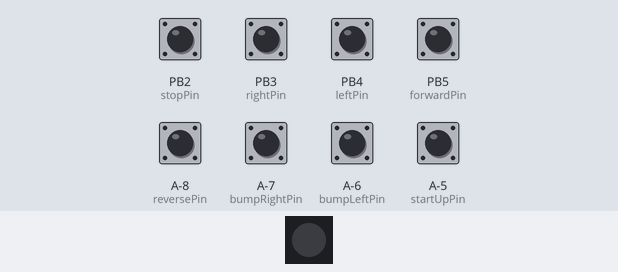
The sketch below on a simulated ATtiny85, built for the host (arithmetic inside an expression is 32-bit, double 64-bit). Parts: 1 RGB LEDs in strip order, left to right. The test bench sets the inputs (shaded band); at power-on: A-5 (startUpPin), A-6 (bumpLeftPin), A-7 (bumpRightPin), A-8 (reversePin), PB2 (stopPin), PB3 (rightPin), PB4 (leftPin), PB5 (forwardPin) HIGH. Dim RGB values are drawn brighter than linear; what the sketch prints to the serial monitor is not drawn.

Above: at 1.2 s.
1.3 s: A-7 (bumpRightPin) pulled LOW for 1 s
At 1.45 s:
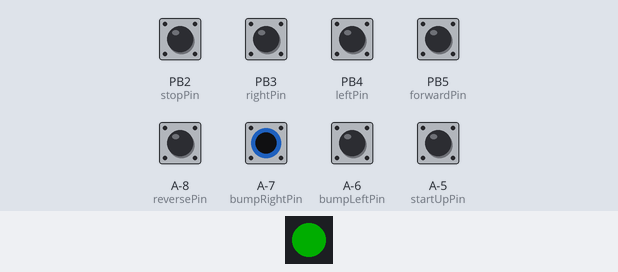
4.3 s: PB2 (stopPin) pulled LOW for 0.15 s
At 5.3 s:
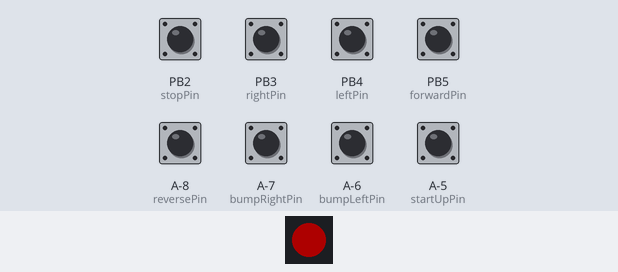
5.9 s: A-6 (bumpLeftPin) pulled LOW for 0.15 s
At 5.97 s:
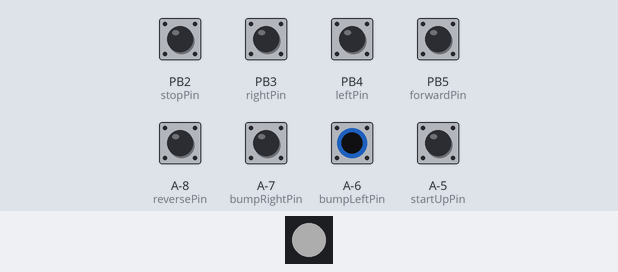
7.5 s: PB2 (stopPin) pulled LOW for 1 s
At 8.9 s:
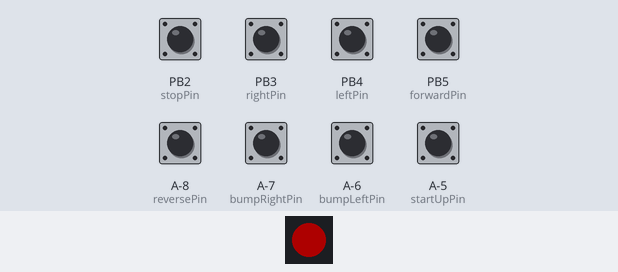
10.0 s: PB5 (forwardPin) pulled LOW for 0.15 s
At 10.9 s:
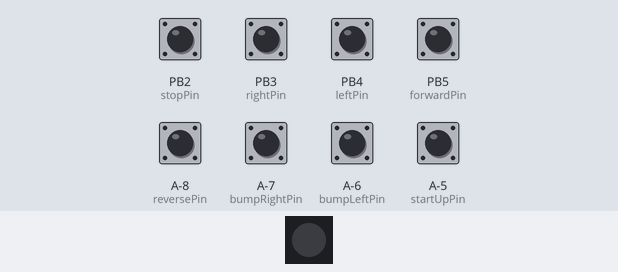
Timing chart, 0 to 12.6 s (numbered marks = the images above; inputs shaded):
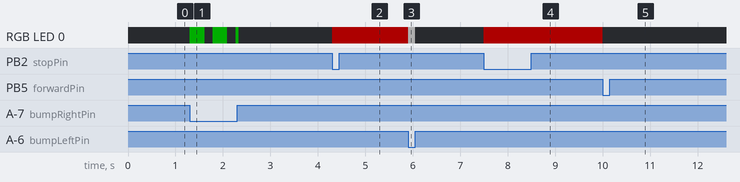

The sketch:

roboBronco_SerialControl.ino
```cpp
#define RX 0
#define TX 1
#define stopPin 2
#define rightPin 3
#define leftPin 4
#define forwardPin 5
#define reversePin 6
#define bumpLeftPin 8
#define bumpRightPin 7
#define startUpPin 9

#include <Adafruit_NeoPixel.h>
#ifdef __AVR__
 #include <avr/power.h> // Required for 16 MHz Adafruit Trinket
#endif

// Which pin on the Arduino is connected to the NeoPixels?
// On a Trinket or Gemma we suggest changing this to 1:
#define LED_PIN    88

// How many NeoPixels are attached to the Arduino?
#define LED_COUNT 1

Adafruit_NeoPixel strip(LED_COUNT, LED_PIN, NEO_GRB + NEO_KHZ800);

void colorWipe(uint32_t color, int wait) {
  for(int i=0; i<strip.numPixels(); i++) { // For each pixel in strip...
    strip.setPixelColor(i, color);         //  Set pixel's color (in RAM)
    strip.show();                          //  Update strip to match
    //delay(wait);                           //  Pause for a moment
  }
}

void stopMoving();
void right(int duration);
void left(int duration);
void forward(int duration);
void reverse(int duration);
void bumpLeft(int duration);
void bumpRight(int duration);
void startUp(int duration);

void setup() {
  #if defined(__AVR_ATtiny85__) && (F_CPU == 16000000)
  clock_prescale_set(clock_div_1);
#endif
  // END of Trinket-specific code.

  strip.begin();           // INITIALIZE NeoPixel strip object (REQUIRED)
  strip.show();            // Turn OFF all pixels ASAP
  strip.setBrightness(50); // Set BRIGHTNESS to about 1/5 (max = 255)
  //Serial.begin(9600);
  Serial1.begin(115200);
  pinMode(stopPin, INPUT_PULLUP);
  pinMode(rightPin, INPUT_PULLUP);
  pinMode(leftPin, INPUT_PULLUP);
  pinMode(forwardPin, INPUT_PULLUP);
  pinMode(reversePin, INPUT_PULLUP);
  pinMode(bumpLeftPin, INPUT_PULLUP);
  pinMode(bumpRightPin, INPUT_PULLUP);
  pinMode(startUpPin, INPUT_PULLUP);

  Serial1.print("^rwd 0_");
  Serial.print("^rwd 0_");
  Serial.print("^rwd 0_");
  delay(10);
}

/*
 * The duration variable in each of the functions is used to specify how long you want to "bumpLeft/right"
 */

void loop() {
  if(digitalRead(stopPin) == LOW){
    stopMoving();
  }

  if(digitalRead(rightPin) == LOW){
    right(0);
  }

  if(digitalRead(leftPin) == LOW){
    left(0);
  }

  if(digitalRead(forwardPin) == LOW){
    forward(0);
  }

  if(digitalRead(reversePin) == LOW){
    reverse(0);
  }

  if(digitalRead(bumpLeftPin) == LOW){
    bumpLeft(0);
  }

  if(digitalRead(bumpRightPin) == LOW){
    bumpRight(0);
  }

  if(digitalRead(startUpPin) == LOW){
    startUp(0);
  }
}

void stopMoving(){
  Serial1.print("!G 1 0_!G 2 0_");
  colorWipe(strip.Color(255,   0,   0), 50); // Red
  //Serial.print("STOP\n");
  delay(10);//needed as minimum for a delay
}

void right(int duration){
  Serial1.print("!G 1 400_!G 2 -500_");
  //Serial.print("RIGHT\n");
  delay(10);//needed as minimum for a delay
}

void left(int duration){
  Serial1.print("!G 1 -400_!G 2 500_");
  //Serial.print("LEFT\n");
  delay(10);//needed as minimum for a delay
}

void forward(int duration){
  Serial1.print("!G 1 470_!G 2 550_");
  colorWipe(strip.Color(0,   0,   0), 50); // Off
  //Serial.print("FORWARD\n");
  delay(10);//needed as minimum for a delay
}

void reverse(int duration){
  //Serial.print("REVERSE\n");
  stopMoving();
  Serial1.print("!G 1 0_!G 2 -600_");
  delay(2);
  Serial1.print("!G 1 -545_!G 2 -600_");
  delay(10);//needed as minimum for a delay
}

void bumpLeft(int duration){
  //Serial.print("bumpLeft\n");
  colorWipe(strip.Color(255,   255,   255), 50); // White
  Serial1.print("!G 1 400_!G 2 700_");
  delay(70);//needed as minimum for a delay
  forward(0);
}

void bumpRight(int duration){
  //Serial.print("bumpRight\n");
  colorWipe(strip.Color(0,   255,   0), 50); // Green
  Serial1.print("!G 1 540_!G 2 390_");
  delay(70);//needed as minimum for a dela
  forward(0);
}

void startUp(int duration){
  //Serial.print("startup\n");
  Serial1.print("!G 1 0_!G 2 600_");
  delay(10);
  Serial1.print("!G 1 500_!G 2 620_");
  delay(10);
  forward(0);
}
```

Measured:
- after the input at 1.3 s, RGB LED 0: goes RGB(0, 50, 0) 0.31 s, off 0.17 s, RGB(0, 50, 0) 0.31 s, off 0.17 s, RGB(0, 50, 0) 0.07 s, then off, starting at once
- after the input at 4.3 s, RGB LED 0: off → RGB(50, 0, 0) at once
- after the input at 5.9 s, RGB LED 0: RGB(50, 0, 0) → RGB(50, 50, 50) at once, → off 0.15 s later
- after the input at 7.5 s, RGB LED 0: off → RGB(50, 0, 0) at once
- after the input at 10.0 s, RGB LED 0: RGB(50, 0, 0) → off at once
